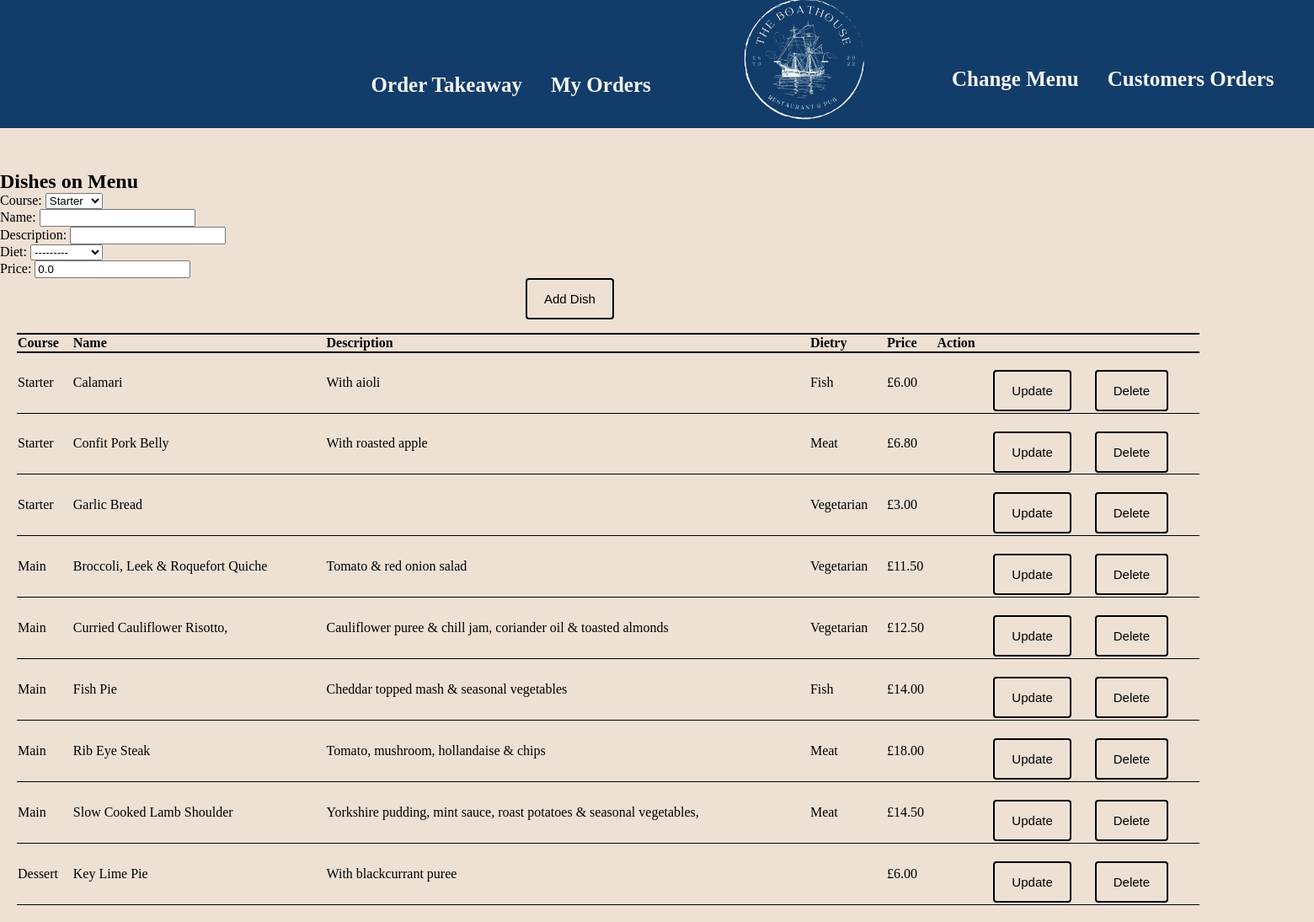
/dishes/ (signed in), run on an earlier commit of the app's database.
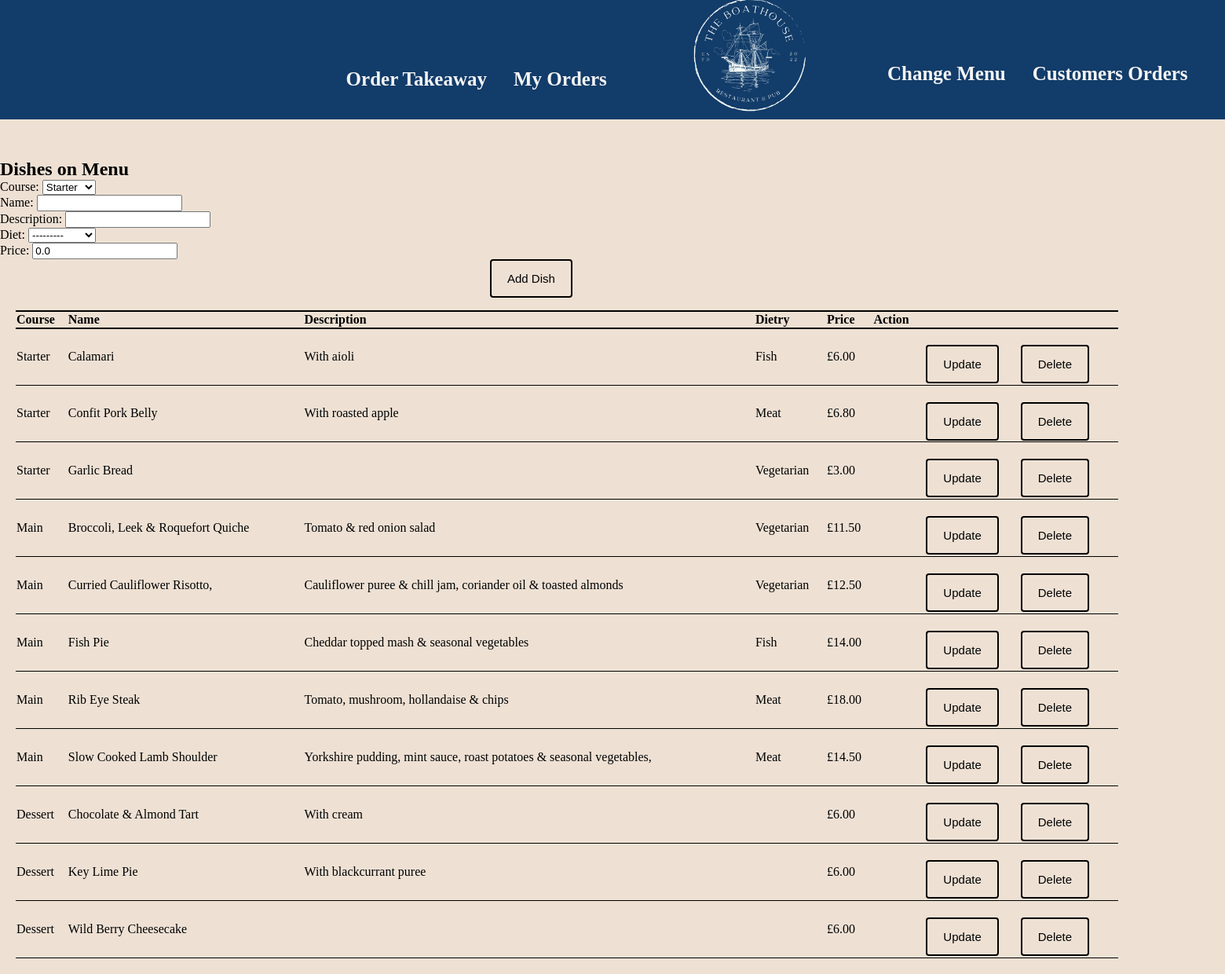
And on a later commit of the database.
### menu/models.py (models this page shows, shortened)
class Dish(models.Model):
    Empty = "EM"
    Starter = "ST"
    Main = "MA"
    Dessert = "DE"
    Meat = "ME"
    Fish = "FI"
    Vegetarian = "VE"
    course_type = [(Empty, " "), (Starter, "Starter"), (Main, "Main"), (Dessert, "Dessert")]
    dietry_type = [(Meat, "Meat"), (Fish, "Fish"), (Vegetarian, "Vegetarian")]
    course = models.CharField(max_length = 2, choices= course_type, default = "ST")
    name = models.CharField(max_length= 50, blank =True)
    descrip= models.CharField(max_length= 150, blank =True, verbose_name= "description")
    diet = models.CharField(max_length = 2, choices= dietry_type, blank = True)
    price = models.FloatField(validators=[MinValueValidator(0.00)], default=0.00)

### menu/views.py (the view, shortened to what this page needs)
# urls.py: path("dishes/", views.DishView.as_view(), name="dishes"),
class DishView(LoginRequiredMixin, PermissionRequiredMixin, CreateView):
    permission_required = "menu.add_dish"
    raise_exception = True
    model = Dish
    template_name = "menu/dishes.html"
    form_class = CreateDishForm
    success_url = "/dishes"
    def get_context_data(self, **kwargs):
        kwargs['object_list'] = self.model.objects.exclude(course = "EM").order_by("-course", "name")
        return super(DishView, self).get_context_data(**kwargs)

### menu/forms.py
class CreateDishForm(forms.ModelForm):
    class Meta:
        model = Dish
        fields = ("course", "name", "descrip", "diet", "price")

### menu/templatetags/auth_extras.py (called while the page is built)
@register.filter(name='has_group')
def has_group(user, group_name):
    return user.groups.filter(name=group_name).exists()

### menu/templates/menu/dishes.html (shortened to what this page needs)
<!DOCTYPE html>
{% extends 'menu/base.html' %}
{% block content %}
<h2>Dishes on Menu</h2>
<table id="dish">
  <tr>
    <th>Course</th>
    <th>Name</th>
    <th>Description</th>
    <th>Dietry</th>
    <th>Price</th>
    <th>Action</th>
  </tr>
  {% for dish in object_list %}
    <tr>
        <td>{{dish.get_course_display}}</td>
        <td>{{dish.name }}</td>
        <td>{{dish.descrip}}</td>
        <td>{{dish.get_diet_display}}</td>
        <td>£{{dish.price|floatformat:2 }}</td>
        <td>
          <div style="display: inline-flex; margin-top: -20px;">
          <a href="{% url 'dish_update' dish.pk %}"><button>Update</button></a>
          <a href="{% url 'dish_delete' dish.pk %}"><button>Delete</button></a>
          </div>
        </td>
    </tr>
  {% endfor %}
  <form action="" method="POST">
    {{ form.as_p }}
    <input type="submit" value="Add Dish" name="Add Dish">
  </form>
  {% endblock %}

What changed in the data, as far as the page shows it:
added Dish: course "Dessert", name "Chocolate & Almond Tart", descrip "With cream", price "6.00"
added Dish: course "Dessert", name "Wild Berry Cheesecake", price "6.00"
